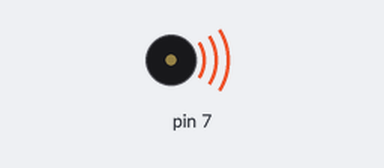
A sketch run on a simulated Arduino Uno, built with avr-gcc and run on an emulated ATmega328P. Shown: buzzer (waves = sounding).

Above: at 0.05 s.
At 2.75 s:
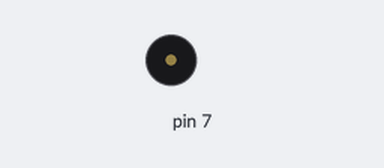
Timing chart, 0 to 3.0 s (numbered marks = the images above):
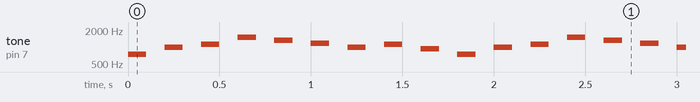

The sketch:

kkavalaya22.ino
```cpp
// Define the note frequencies
int Fsharp5 = 740;
int B5 = 988;
int Csharp6 = 1108;
int Fsharp6 = 1480;
int E6 = 1318;
int D6 = 1174;
int Asharp5 = 932;
int E6_2 = 1318;
int D6_2 = 1174;
int B5_2 = 988;
int Csharp6_2 = 1108;
int E6_3 = 1318;
int D6_3 = 1174;
int Fsharp6_2 = 1480;
int Csharp6_3 = 1108;
int D6_4 = 1174;
int Csharp6_4 = 1108;

// Define state variables
int melodyState = 0;
int noteDuration = 100;
int pauseDuration = 100;

void setup() {
  pinMode(7, OUTPUT);
}

void playNote(int note, int duration) {
  tone(7, note, duration);
  delay(duration + pauseDuration);
}

void loop() {
  switch (melodyState) {
    case 0:
      // First segment of the melody
      playNote(Fsharp5, noteDuration);
      playNote(B5, noteDuration);
      playNote(Csharp6, noteDuration);
      playNote(Fsharp6, noteDuration);
      playNote(E6, noteDuration);
      playNote(D6, noteDuration);
      playNote(B5_2, noteDuration);
      playNote(Csharp6_2, noteDuration);
      playNote(Asharp5, noteDuration);
      playNote(Fsharp5, noteDuration);
      playNote(B5, noteDuration);
      playNote(Csharp6, noteDuration);
      playNote(Fsharp6, noteDuration);
      playNote(E6, noteDuration);
      playNote(D6, noteDuration);
      playNote(B5_2, noteDuration);
      playNote(Csharp6_2, noteDuration);
      playNote(Asharp5, noteDuration);
      playNote(B5_2, noteDuration);
      playNote(D6_2, noteDuration);
      playNote(D6_2, noteDuration);
      playNote(Csharp6_2, noteDuration);
      melodyState = 1;
      break;

    case 1:
      // Second segment of the melody
      playNote(Fsharp5, noteDuration);
      playNote(Fsharp5, noteDuration);
      playNote(B5, noteDuration);
      playNote(Csharp6, noteDuration);
      playNote(Fsharp6, noteDuration);
      playNote(E6, noteDuration);
      playNote(D6, noteDuration);
      playNote(B5_2, noteDuration);
      playNote(Csharp6_2, noteDuration);
      playNote(Asharp5, noteDuration);
      playNote(Fsharp5, noteDuration);
      playNote(Fsharp5, noteDuration);
      playNote(B5, noteDuration);
      playNote(Csharp6, noteDuration);
      playNote(Fsharp6, noteDuration);
      playNote(E6, noteDuration);
      playNote(D6, noteDuration);
      playNote(B5_2, noteDuration);
      playNote(Csharp6_2, noteDuration);
      playNote(Asharp5, noteDuration);
      playNote(B5_2, noteDuration);
      playNote(D6_2, noteDuration);
      playNote(D6_2, noteDuration);
      playNote(Csharp6_2, noteDuration);
      melodyState = 2;
      break;

    case 2:
      // Third segment of the melody
      playNote(E6_3, noteDuration);
      playNote(E6_3, noteDuration);
      playNote(E6_3, noteDuration);
      playNote(D6_3, noteDuration);
      playNote(Csharp6_3, noteDuration);
      playNote(Csharp6_3, noteDuration);
      playNote(D6_3, noteDuration);
      playNote(Csharp6_3, noteDuration);
      playNote(D6_3, noteDuration);
      playNote(B5_2, noteDuration);
      melodyState = 3;
      break;

    case 3:
      // Fourth segment of the melody
      playNote(Csharp6_3, noteDuration);
      playNote(D6_4, noteDuration);
      playNote(E6_3, noteDuration);
      playNote(E6_3, noteDuration);
      playNote(Fsharp6_2, noteDuration);
      playNote(E6_3, noteDuration);
      playNote(D6_4, noteDuration);
      playNote(B5_2, noteDuration);
      playNote(Csharp6_4, noteDuration);
      melodyState = 4;
      break;

    case 4:
      // Fifth segment of the melody
      // You can continue adding more segments as needed

      // When you reach the end of the melody, you can reset the state to 0 to play it again
      melodyState = 0;
      break;
  }
}
```

Measured:
- by itself, tone on pin 7: plays 740 Hz for 0.10 s, 988 Hz for 0.10 s, 1108 Hz for 0.10 s, 1480 Hz for 0.10 s, 1318 Hz for 0.10 s, 1174 Hz for 0.10 s … (650 notes in this stretch)
